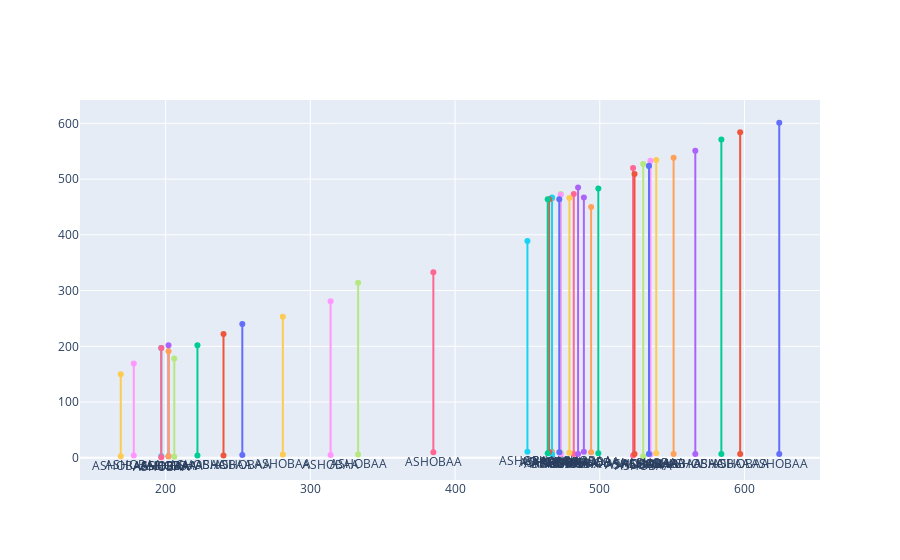

Notebook code cell kept with this figure:
### Code cell
LAND_F = Sea_fall[['DIST2LAND','LANDFALL','STORM_SPEED','NAME']]

fig = go.Figure()

for x in range(40):
    fig.add_trace(go.Scatter(
        x=[LAND_F.iloc[x,:]['DIST2LAND'], LAND_F.iloc[x,:]['DIST2LAND']],
        y=[LAND_F.iloc[x,:]['STORM_SPEED'],LAND_F.iloc[x,:]['NAME']],
        mode="markers+lines+text",
        text = [LAND_F.iloc[x,:]['NAME']],
        textposition="bottom center"
    ))

    fig.update_layout(  
        showlegend=False,
    )
fig.show()

### Figure 1 — Plotly figure (JSON) as saved in the notebook; plotly's stock layout.template omitted (floating-point values rounded to 4 significant figures)
{"data": [{"mode": "markers+lines+text", "text": ["ASHOBAA"], "textposition": "bottom center", "type": "scatter", "x": [624, 624], "y": [7, "601"]}, {"mode": "markers+lines+text", "text": ["ASHOBAA"], "textposition": "bottom center", "type": "scatter", "x": [597, 597], "y": [7, "584"]}, {"mode": "markers+lines+text", "text": ["ASHOBAA"], "textposition": "bottom center", "type": "scatter", "x": [584, 584], "y": [7, "571"]}, {"mode": "markers+lines+text", "text": ["ASHOBAA"], "textposition": "bottom center", "type": "scatter", "x": [566, 566], "y": [7, "551"]}, {"mode": "markers+lines+text", "text": ["ASHOBAA"], "textposition": "bottom center", "type": "scatter", "x": [551, 551], "y": [7, "538"]}, {"mode": "markers+lines+text", "text": ["ASHOBAA"], "textposition": "bottom center", "type": "scatter", "x": [534, 534], "y": [7, "523"]}, {"mode": "markers+lines+text", "text": ["ASHOBAA"], "textposition": "bottom center", "type": "scatter", "x": [523, 523], "y": [4, "520"]}, {"mode": "markers+lines+text", "text": ["ASHOBAA"], "textposition": "bottom center", "type": "scatter", "x": [530, 530], "y": [3, "527"]}, {"mode": "markers+lines+text", "text": ["ASHOBAA"], "textposition": "bottom center", "type": "scatter", "x": [535, 535], "y": [6, "533"]}, {"mode": "markers+lines+text", "text": ["ASHOBAA"], "textposition": "bottom center", "type": "scatter", "x": [539, 539], "y": [8, "534"]}, {"mode": "markers+lines+text", "text": ["ASHOBAA"], "textposition": "bottom center", "type": "scatter", "x": [534, 534], "y": [7, "524"]}, {"mode": "markers+lines+text", "text": ["ASHOBAA"], "textposition": "bottom center", "type": "scatter", "x": [524, 524], "y": [7, "509"]}, {"mode": "markers+lines+text", "text": ["ASHOBAA"], "textposition": "bottom center", "type": "scatter", "x": [499, 499], "y": [8, "483"]}, {"mode": "markers+lines+text", "text": ["ASHOBAA"], "textposition": "bottom center", "type": "scatter", "x": [489, 489], "y": [11, "467"]}, {"mode": "markers+lines+text", "text": ["ASHOBAA"], "textposition": "bottom center", "type": "scatter", "x": [467, 467], "y": [11, "465"]}, {"mode": "markers+lines+text", "text": ["ASHOBAA"], "textposition": "bottom center", "type": "scatter", "x": [467, 467], "y": [6, "467"]}, {"mode": "markers+lines+text", "text": ["ASHOBAA"], "textposition": "bottom center", "type": "scatter", "x": [482, 482], "y": [7, "473"]}, {"mode": "markers+lines+text", "text": ["ASHOBAA"], "textposition": "bottom center", "type": "scatter", "x": [473, 473], "y": [9, "473"]}, {"mode": "markers+lines+text", "text": ["ASHOBAA"], "textposition": "bottom center", "type": "scatter", "x": [473, 473], "y": [7, "472"]}, {"mode": "markers+lines+text", "text": ["ASHOBAA"], "textposition": "bottom center", "type": "scatter", "x": [479, 479], "y": [9, "466"]}, {"mode": "markers+lines+text", "text": ["ASHOBAA"], "textposition": "bottom center", "type": "scatter", "x": [472, 472], "y": [10, "464"]}, {"mode": "markers+lines+text", "text": ["ASHOBAA"], "textposition": "bottom center", "type": "scatter", "x": [465, 465], "y": [10, "464"]}, {"mode": "markers+lines+text", "text": ["ASHOBAA"], "textposition": "bottom center", "type": "scatter", "x": [464, 464], "y": [8, "464"]}, {"mode": "markers+lines+text", "text": ["ASHOBAA"], "textposition": "bottom center", "type": "scatter", "x": [485, 485], "y": [7, "485"]}, {"mode": "markers+lines+text", "text": ["ASHOBAA"], "textposition": "bottom center", "type": "scatter", "x": [494, 494], "y": [10, "450"]}, {"mode": "markers+lines+text", "text": ["ASHOBAA"], "textposition": "bottom center", "type": "scatter", "x": [450, 450], "y": [11, "389"]}, {"mode": "markers+lines+text", "text": ["ASHOBAA"], "textposition": "bottom center", "type": "scatter", "x": [385, 385], "y": [10, "333"]}, {"mode": "markers+lines+text", "text": ["ASHOBAA"], "textposition": "bottom center", "type": "scatter", "x": [333, 333], "y": [6, "314"]}, {"mode": "markers+lines+text", "text": ["ASHOBAA"], "textposition": "bottom center", "type": "scatter", "x": [314, 314], "y": [5, "281"]}, {"mode": "markers+lines+text", "text": ["ASHOBAA"], "textposition": "bottom center", "type": "scatter", "x": [281, 281], "y": [6, "253"]}, {"mode": "markers+lines+text", "text": ["ASHOBAA"], "textposition": "bottom center", "type": "scatter", "x": [253, 253], "y": [5, "240"]}, {"mode": "markers+lines+text", "text": ["ASHOBAA"], "textposition": "bottom center", "type": "scatter", "x": [240, 240], "y": [4, "222"]}, {"mode": "markers+lines+text", "text": ["ASHOBAA"], "textposition": "bottom center", "type": "scatter", "x": [222, 222], "y": [4, "202"]}, {"mode": "markers+lines+text", "text": ["ASHOBAA"], "textposition": "bottom center", "type": "scatter", "x": [202, 202], "y": [3, "202"]}, {"mode": "markers+lines+text", "text": ["ASHOBAA"], "textposition": "bottom center", "type": "scatter", "x": [202, 202], "y": [3, "191"]}, {"mode": "markers+lines+text", "text": ["ASHOBAA"], "textposition": "bottom center", "type": "scatter", "x": [197, 197], "y": [3, "197"]}, {"mode": "markers+lines+text", "text": ["ASHOBAA"], "textposition": "bottom center", "type": "scatter", "x": [197, 197], "y": [1, "197"]}, {"mode": "markers+lines+text", "text": ["ASHOBAA"], "textposition": "bottom center", "type": "scatter", "x": [206, 206], "y": [2, "178"]}, {"mode": "markers+lines+text", "text": ["ASHOBAA"], "textposition": "bottom center", "type": "scatter", "x": [178, 178], "y": [4, "169"]}, {"mode": "markers+lines+text", "text": ["ASHOBAA"], "textposition": "bottom center", "type": "scatter", "x": [169, 169], "y": [3, "150"]}], "layout": {"showlegend": false}}
